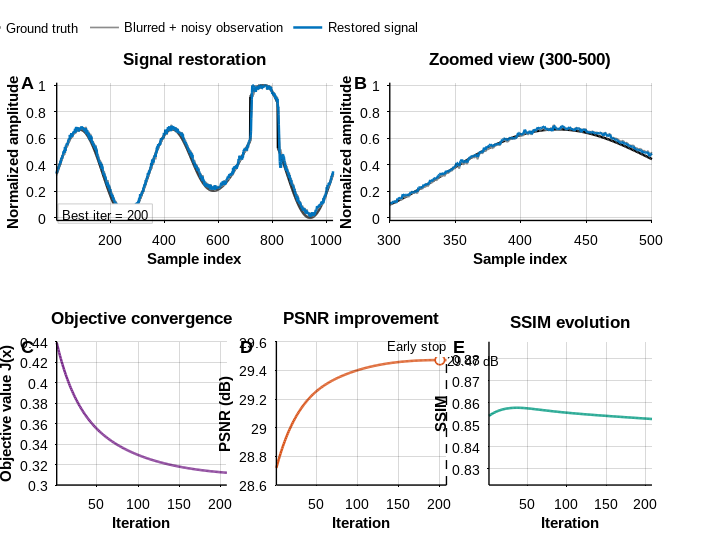
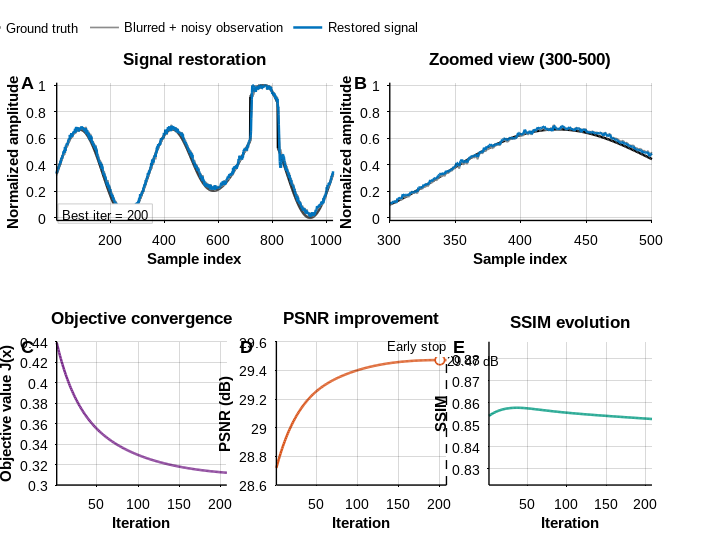
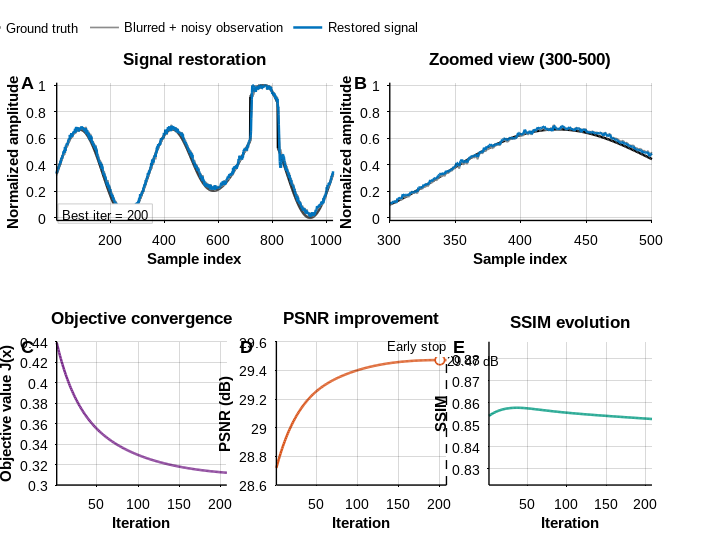
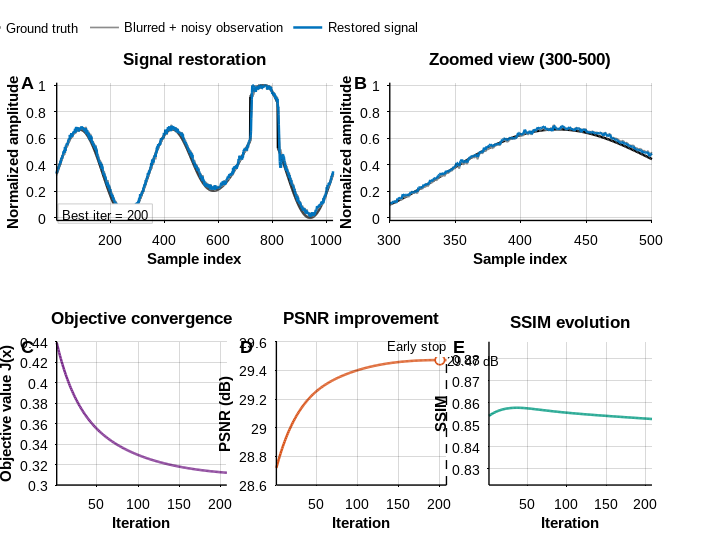

The MATLAB source for these figures, in order:
function R = gi_signal_enhancement_v4(opts)
% GI_SIGNAL_ENHANCEMENT_V4
% FINAL VERSION - Gaussian only
% MATLAB R2016a compatible
% Journal-ready figure export for Figure 4
%
% Usage:
%   R = gi_signal_enhancement_v4;
%   R = gi_signal_enhancement_v4(struct('show_plots',true));
%
% Output directory:
%   C:\Users\esray\Desktop\comparison_figures

if nargin < 1
    opts = struct();
end

clc;
close all;
rng(0);

% -------------------------------------------------------------------------
% 0) Synthetic signal generation
% -------------------------------------------------------------------------
N = 1024;
x_true = make_synthetic_signal(N);      % [0,1]
h = gauss_kernel(9, 2);
h = h(:);

Hx = conv_circ(x_true, h);

% Gaussian degradation only
sigma_input = 0.01;
b = clip01(Hx + sigma_input * randn(size(Hx)));

% -------------------------------------------------------------------------
% 1) Parameters
% -------------------------------------------------------------------------
P = struct();

% Algorithm parameters
P.maxit          = 500;
P.tau            = 0.06;
P.alpha          = 0.08;
P.stop_eps       = 1e-4;
P.stop_patience  = 8;
P.psnr_maxI      = 1;

% Ishikawa-type mixing
P.beta_a         = 8;
P.beta_b         = 60;
P.beta_min       = 0.03;
P.beta_max       = 0.15;

P.sigma_a        = 8;
P.sigma_b        = 60;
P.sigma_min      = 0.03;
P.sigma_max      = 0.15;

% Figure/export settings
P.show_plots       = true;
P.export_plots     = true;
P.output_dir       = 'C:\Users\esray\Desktop\comparison_figures';

P.fig_width_cm     = 18.0;
P.fig_height_cm    = 14.0;

P.font_name        = 'Arial';
P.font_size_axes   = 10;
P.font_size_label  = 11;
P.font_size_title  = 12;
P.font_size_legend = 9;
P.font_size_panel  = 13;

P.line_width_main  = 1.8;
P.line_width_minor = 1.2;
P.axes_line_width  = 1.0;
P.export_dpi       = 600;

% User overrides
fn = fieldnames(opts);
for k = 1:numel(fn)
    P.(fn{k}) = opts.(fn{k});
end

% Safe scaling
x_true = rescale01(double(x_true));
b      = rescale01(double(b));

% -------------------------------------------------------------------------
% 2) Initialization
% -------------------------------------------------------------------------
x = b;

PSNR = nan(P.maxit,1);
SSIM = nan(P.maxit,1);
J    = nan(P.maxit,1);

bestPSNR = -Inf;
bestx = x;
best_iter = 1;
stop_iter = P.maxit;

% -------------------------------------------------------------------------
% 3) Iterative process
% -------------------------------------------------------------------------
for n = 1:P.maxit

    beta_n  = clamp(P.beta_a  / (n + P.beta_b),  P.beta_min,  P.beta_max);
    sigma_n = clamp(P.sigma_a / (n + P.sigma_b), P.sigma_min, P.sigma_max);

    % C-operator
    Cx = grad_step_gaussian(x, b, h, P);
    y  = (1 - beta_n) * x + beta_n * Cx;

    % Backtracking for I-operator
    if n == 1 || ~isfinite(J(n-1))
        J_prev = inf;
    else
        J_prev = J(n-1);
    end

    local_tau = P.tau;
    max_bt = 8;
    bt = 0;

    while true
        Ptmp = P;
        Ptmp.tau = local_tau;

        Iy = grad_step_gaussian(y, b, h, Ptmp);
        x_cand = (1 - sigma_n) * x + sigma_n * Iy;

        J_cand = obj_val_gaussian(x_cand, b, h, P);
        if ~isfinite(J_cand)
            J_cand = inf;
        end

        if ~isfinite(J_prev) || (J_cand <= J_prev * (1 + 1e-5)) || bt >= max_bt
            x_new = x_cand;
            J(n) = J_cand;
            break;
        else
            local_tau = 0.5 * local_tau;
            bt = bt + 1;
        end
    end

    % Metrics
    PSNR(n) = psnr_safe(x_new, x_true, P.psnr_maxI);
    SSIM(n) = ssim1d(x_new, x_true, P.psnr_maxI);

    % Divergence protection
    if any(~isfinite([J(n), PSNR(n), SSIM(n)])) || J(n) > 1e12
        fprintf('[WARN] Divergence/overflow at iteration %d. Stopping.\n', n);
        x = x_new;
        stop_iter = n;
        break;
    end

    % Best PSNR
    if PSNR(n) > bestPSNR
        bestPSNR = PSNR(n);
        bestx = x_new;
        best_iter = n;
    end

    % Early stopping
    if n > P.stop_patience
        if (n - best_iter) >= P.stop_patience
            fprintf('Early stop at iteration %d (no PSNR improvement for %d iterations).\n', ...
                n, P.stop_patience);
            x = x_new;
            stop_iter = n;
            break;
        end

        Jw  = J(n-P.stop_patience+1:n);
        rel = abs(diff(Jw)) ./ max(abs(Jw(1:end-1)), eps);
        rel = rel(~isnan(rel) & ~isinf(rel));

        if ~isempty(rel) && mean(rel) < P.stop_eps
            fprintf('Early stop at iteration %d (flat objective).\n', n);
            x = x_new;
            stop_iter = n;
            break;
        end
    end

    x = x_new;
    stop_iter = n;
end

it_end = stop_iter;
PSNR = PSNR(1:it_end);
SSIM = SSIM(1:it_end);
J    = J(1:it_end);

if best_iter > numel(PSNR)
    best_iter = numel(PSNR);
end

% -------------------------------------------------------------------------
% 4) Figure creation and export
% -------------------------------------------------------------------------
saved_files = {};
caption_text = '';

if P.show_plots || P.export_plots
    [saved_files, caption_text] = create_plos_figure( ...
        x_true, b, bestx, J, PSNR, SSIM, best_iter, it_end, P);
end

% -------------------------------------------------------------------------
% 5) Output structure
% -------------------------------------------------------------------------
R = struct();
R.x_true       = x_true;
R.b            = b;
R.x            = bestx;
R.PSNR         = PSNR;
R.SSIM         = SSIM;
R.J            = J;
R.best_iter    = best_iter;
R.stop_iter    = it_end;
R.params       = P;
R.saved_files  = saved_files;
R.caption_text = caption_text;

fprintf('[GAUSSIAN] Ended at iteration %d | Best PSNR = %.2f dB (iteration %d) | Final SSIM = %.4f\n', ...
    it_end, bestPSNR, best_iter, SSIM(end));

end

% =========================================================================
% Figure creation
% =========================================================================
function [saved_files, caption_text] = create_plos_figure(x_true, b, x_best, J, PSNR, SSIM, best_iter, stop_iter, P)

saved_files = {};
iters = 1:numel(J);

i1 = 300;
i2 = 500;
i1 = max(1, min(i1, numel(x_true)));
i2 = max(i1, min(i2, numel(x_true)));

% Print-safe colors
c_true = [0.00 0.00 0.00];
c_obs  = [0.55 0.55 0.55];
c_rest = [0.00 0.45 0.74];
c_obj  = [0.49 0.18 0.56];
c_psnr = [0.85 0.33 0.10];
c_ssim = [0.00 0.60 0.50];

fig = figure( ...
    'Color', 'w', ...
    'Units', 'centimeters', ...
    'Position', [1 1 P.fig_width_cm P.fig_height_cm], ...
    'PaperUnits', 'centimeters', ...
    'PaperPosition', [0 0 P.fig_width_cm P.fig_height_cm], ...
    'PaperSize', [P.fig_width_cm P.fig_height_cm], ...
    'Name', 'Figure 4 - Gaussian signal enhancement', ...
    'NumberTitle', 'off');

% ---------------- Panel A ----------------
ax1 = axes('Parent', fig, 'Units', 'normalized', 'Position', [0.08 0.60 0.39 0.25]);
hold(ax1, 'on');
plot(ax1, x_true, 'Color', c_true, 'LineWidth', P.line_width_main);
plot(ax1, b,      'Color', c_obs,  'LineWidth', P.line_width_minor);
plot(ax1, x_best, 'Color', c_rest, 'LineWidth', P.line_width_main);
hold(ax1, 'off');
set_common_axes_style(ax1, P);
xlim(ax1, [1 numel(x_true)]);
ylim(ax1, [-0.02 1.02]);
xlabel(ax1, 'Sample index', 'FontName', P.font_name, 'FontSize', P.font_size_label, 'FontWeight', 'bold');
ylabel(ax1, 'Normalized amplitude', 'FontName', P.font_name, 'FontSize', P.font_size_label, 'FontWeight', 'bold');
title(ax1, 'Signal restoration', 'FontName', P.font_name, 'FontSize', P.font_size_title, 'FontWeight', 'bold');

leg = legend(ax1, {'Ground truth', 'Blurred + noisy observation', 'Restored signal'});
set(leg, 'Location', 'northoutside', ...
    'Orientation', 'horizontal', ...
    'Box', 'off', ...
    'FontName', P.font_name, ...
    'FontSize', P.font_size_legend);

text(0.02, 0.05, sprintf('Best iter = %d', best_iter), ...
    'Parent', ax1, ...
    'Units', 'normalized', ...
    'FontName', P.font_name, ...
    'FontSize', P.font_size_legend, ...
    'BackgroundColor', [1 1 1], ...
    'EdgeColor', [0.80 0.80 0.80], ...
    'Margin', 3);

% ---------------- Panel B ----------------
ax2 = axes('Parent', fig, 'Units', 'normalized', 'Position', [0.55 0.60 0.37 0.25]);
hold(ax2, 'on');
plot(ax2, i1:i2, x_true(i1:i2), 'Color', c_true, 'LineWidth', P.line_width_main);
plot(ax2, i1:i2, b(i1:i2),      'Color', c_obs,  'LineWidth', P.line_width_minor);
plot(ax2, i1:i2, x_best(i1:i2), 'Color', c_rest, 'LineWidth', P.line_width_main);
hold(ax2, 'off');
set_common_axes_style(ax2, P);
xlim(ax2, [i1 i2]);
ylim(ax2, [-0.02 1.02]);
xlabel(ax2, 'Sample index', 'FontName', P.font_name, 'FontSize', P.font_size_label, 'FontWeight', 'bold');
ylabel(ax2, 'Normalized amplitude', 'FontName', P.font_name, 'FontSize', P.font_size_label, 'FontWeight', 'bold');
title(ax2, sprintf('Zoomed view (%d-%d)', i1, i2), ...
    'FontName', P.font_name, 'FontSize', P.font_size_title, 'FontWeight', 'bold');

% ---------------- Panel C ----------------
ax3 = axes('Parent', fig, 'Units', 'normalized', 'Position', [0.08 0.12 0.24 0.26]);
plot(ax3, iters, J, 'Color', c_obj, 'LineWidth', P.line_width_main);
set_common_axes_style(ax3, P);
xlim(ax3, [1 numel(J)]);
xlabel(ax3, 'Iteration', 'FontName', P.font_name, 'FontSize', P.font_size_label, 'FontWeight', 'bold');
ylabel(ax3, 'Objective value J(x)', 'FontName', P.font_name, 'FontSize', P.font_size_label, 'FontWeight', 'bold');
title(ax3, 'Objective convergence', 'FontName', P.font_name, 'FontSize', P.font_size_title, 'FontWeight', 'bold');

% ---------------- Panel D ----------------
ax4 = axes('Parent', fig, 'Units', 'normalized', 'Position', [0.39 0.12 0.24 0.26]);
plot(ax4, iters, PSNR, 'Color', c_psnr, 'LineWidth', P.line_width_main);
hold(ax4, 'on');
plot(ax4, best_iter, PSNR(best_iter), 'o', ...
    'MarkerSize', 7, ...
    'MarkerEdgeColor', c_psnr, ...
    'MarkerFaceColor', [1 1 1], ...
    'LineWidth', 1.2);
set_common_axes_style(ax4, P);
xlim(ax4, [1 numel(PSNR)]);
xlabel(ax4, 'Iteration', 'FontName', P.font_name, 'FontSize', P.font_size_label, 'FontWeight', 'bold');
ylabel(ax4, 'PSNR (dB)', 'FontName', P.font_name, 'FontSize', P.font_size_label, 'FontWeight', 'bold');
title(ax4, 'PSNR improvement', 'FontName', P.font_name, 'FontSize', P.font_size_title, 'FontWeight', 'bold');

yl4 = get(ax4, 'YLim');
plot(ax4, [stop_iter stop_iter], yl4, '--k', 'LineWidth', 1.0);

text(best_iter, PSNR(best_iter), sprintf('  %.2f dB', PSNR(best_iter)), ...
    'Parent', ax4, 'FontName', P.font_name, 'FontSize', P.font_size_legend);
text(stop_iter, yl4(2) - 0.03*(yl4(2)-yl4(1)), 'Early stop', ...
    'Parent', ax4, 'FontName', P.font_name, 'FontSize', P.font_size_legend, ...
    'HorizontalAlignment', 'right', 'BackgroundColor', [1 1 1]);
hold(ax4, 'off');

% ---------------- Panel E ----------------
ax5 = axes('Parent', fig, 'Units', 'normalized', 'Position', [0.69 0.12 0.23 0.26]);
plot(ax5, iters, SSIM, 'Color', c_ssim, 'LineWidth', P.line_width_main);
set_common_axes_style(ax5, P);
xlim(ax5, [1 numel(SSIM)]);
ylim(ax5, [max(0, min(SSIM)-0.03) min(1, max(SSIM)+0.03)]);
xlabel(ax5, 'Iteration', 'FontName', P.font_name, 'FontSize', P.font_size_label, 'FontWeight', 'bold');
ylabel(ax5, 'SSIM', 'FontName', P.font_name, 'FontSize', P.font_size_label, 'FontWeight', 'bold');
title(ax5, 'SSIM evolution', 'FontName', P.font_name, 'FontSize', P.font_size_title, 'FontWeight', 'bold');

% Panel labels
annotation(fig, 'textbox', [0.03 0.84 0.03 0.03], 'String', 'A', ...
    'LineStyle', 'none', 'FontName', P.font_name, 'FontSize', P.font_size_panel, 'FontWeight', 'bold');
annotation(fig, 'textbox', [0.50 0.84 0.03 0.03], 'String', 'B', ...
    'LineStyle', 'none', 'FontName', P.font_name, 'FontSize', P.font_size_panel, 'FontWeight', 'bold');
annotation(fig, 'textbox', [0.03 0.36 0.03 0.03], 'String', 'C', ...
    'LineStyle', 'none', 'FontName', P.font_name, 'FontSize', P.font_size_panel, 'FontWeight', 'bold');
annotation(fig, 'textbox', [0.34 0.36 0.03 0.03], 'String', 'D', ...
    'LineStyle', 'none', 'FontName', P.font_name, 'FontSize', P.font_size_panel, 'FontWeight', 'bold');
annotation(fig, 'textbox', [0.64 0.36 0.03 0.03], 'String', 'E', ...
    'LineStyle', 'none', 'FontName', P.font_name, 'FontSize', P.font_size_panel, 'FontWeight', 'bold');

caption_text = build_caption(best_iter, stop_iter, PSNR(best_iter), SSIM(end));

if P.export_plots
    outdir = P.output_dir;
    if exist(outdir, 'dir') ~= 7
        mkdir(outdir);
    end

    base_name = fullfile(outdir, 'Fig4_Gaussian_Main');

    % MATLAB R2016a safe export
    figure(fig);
    set(fig, 'PaperPositionMode', 'auto');

    print('-dtiff',  [base_name '.tif'], ['-r' num2str(P.export_dpi)]);
    print('-dpng',   [base_name '.png'], ['-r' num2str(P.export_dpi)]);
    print('-depsc2', '-painters', [base_name '.eps']);
    print('-dpdf',   '-painters', [base_name '.pdf']);

    fid = fopen(fullfile(outdir, 'Fig4_Gaussian_Caption.txt'), 'w');
    if fid ~= -1
        fprintf(fid, '%s\r\n', caption_text);
        fclose(fid);
    end

    saved_files = { ...
        [base_name '.tif'], ...
        [base_name '.png'], ...
        [base_name '.eps'], ...
        [base_name '.pdf'], ...
        fullfile(outdir, 'Fig4_Gaussian_Caption.txt')};
end

end

function set_common_axes_style(ax, P)
set(ax, ...
    'Box', 'off', ...
    'LineWidth', P.axes_line_width, ...
    'FontName', P.font_name, ...
    'FontSize', P.font_size_axes, ...
    'TickDir', 'out', ...
    'Layer', 'top', ...
    'XColor', [0 0 0], ...
    'YColor', [0 0 0], ...
    'Color', 'none');
grid(ax, 'on');
end

function txt = build_caption(best_iter, stop_iter, best_psnr, final_ssim)
txt = sprintf([ ...
    'Fig 4. Restoration and convergence behavior of the proposed two-step G-I-nonexpansive mapping for one-dimensional signal enhancement under Gaussian blur and additive Gaussian noise (sigma = 0.01). ' ...
    'Panel A compares the ground-truth signal, degraded observation, and restored signal. ' ...
    'Panel B presents a zoomed view of the restoration over samples 300-500. ' ...
    'Panel C shows the steady decrease of the objective value J(x). ' ...
    'Panel D illustrates the PSNR increase across iterations; the best performance is achieved at iteration %d with PSNR = %.2f dB, and the vertical dashed line marks the stopping iteration (%d). ' ...
    'Panel E shows the SSIM evolution, which remains at a high level throughout the iterative process. ' ...
    'The final SSIM is %.4f.'], ...
    best_iter, best_psnr, stop_iter, final_ssim);
end

% =========================================================================
% Core model
% =========================================================================
function y = grad_step_gaussian(x, b, h, P)
r = conv_circ(x, h) - b;
Ht_r = conv_circ(r, flipud(h(:)));
Lapx = lap1d(x);
y = x - P.tau * (Ht_r + P.alpha * Lapx);
y = clip01(y);
end

function val = obj_val_gaussian(x, b, h, P)
r = conv_circ(x, h) - b;
data = 0.5 * sum(r.^2);
reg  = 0.5 * P.alpha * sum((lap1d(x)).^2);
val  = data + reg;
end

% =========================================================================
% Helpers
% =========================================================================
function Lx = lap1d(x)
Lx = 2*x - circshift(x,1) - circshift(x,-1);
end

function y = conv_circ(x, h)
x = x(:);
h = h(:);
N = numel(x);
y = real(ifft(fft(x) .* fft(h, N)));
end

function k = gauss_kernel(w, s)
if mod(w,2) == 0
    w = w + 1;
end
m = (w-1)/2;
x = (-m:m)';
k = exp(-(x.^2)/(2*s^2));
k = k / sum(k);
end

function v = psnr_safe(x, y, maxI)
if nargin < 3
    maxI = 1;
end
x = double(x(:));
y = double(y(:));
mse = mean((x - y).^2);
if ~isfinite(mse) || mse <= eps
    v = 100;
else
    v = 10 * log10((maxI.^2) / mse);
end
end

function s = ssim1d(x, y, maxI)
if nargin < 3
    maxI = 1;
end

x = double(x(:));
y = double(y(:));

win = 11;
w = ones(win,1) / win;

mu_x = conv(x, w, 'same');
mu_y = conv(y, w, 'same');

x2 = x.^2;
y2 = y.^2;
xy = x .* y;

sigma_x2 = conv(x2, w, 'same') - mu_x.^2;
sigma_y2 = conv(y2, w, 'same') - mu_y.^2;
sigma_xy = conv(xy, w, 'same') - mu_x .* mu_y;

C1 = (0.01 * maxI)^2;
C2 = (0.03 * maxI)^2;

num = (2 * mu_x .* mu_y + C1) .* (2 * sigma_xy + C2);
den = (mu_x.^2 + mu_y.^2 + C1) .* (sigma_x2 + sigma_y2 + C2);

smap = num ./ (den + eps);

if numel(smap) > 2*(win-1)
    s = mean(smap(win:end-win+1));
else
    s = mean(smap);
end
end

function y = rescale01(x)
xmin = min(x(:));
xmax = max(x(:));
if xmax > xmin
    y = (x - xmin) / (xmax - xmin);
else
    y = zeros(size(x));
end
end

function y = clip01(x)
y = min(max(x,0),1);
end

function z = clamp(x, a, b)
z = min(max(x,a),b);
end

function s = make_synthetic_signal(N)
t = linspace(0,1,N)';

s = 0.4 + 0.3*sin(2*pi*3*t) + 0.2*exp(-150*(t-0.6).^2);
mask = (t > 0.7 & t < 0.8);
s(mask) = s(mask) + 0.3;

s = clip01(s);
end
